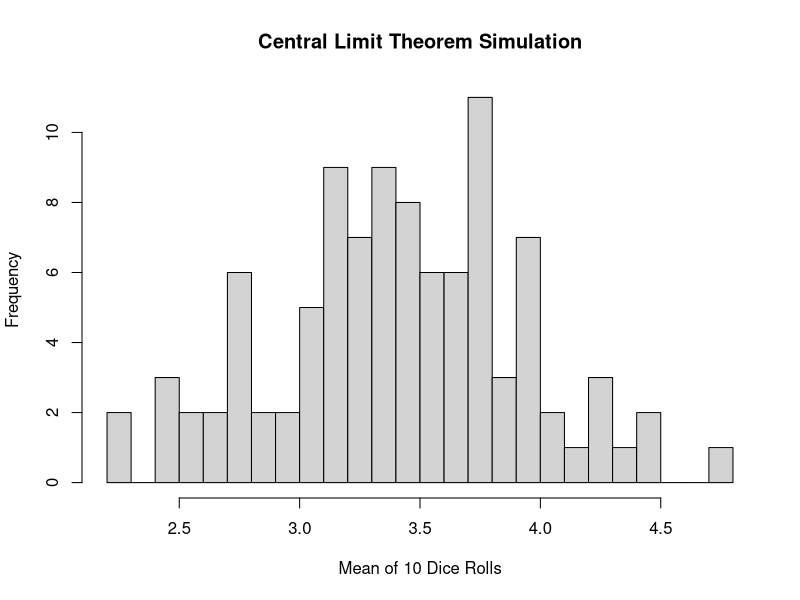

R code for this plot:
## ---- chunk 1
# simulate means from repeated rolls of 10 dice
num_dice <- 10
dice_rolls <- matrix(sample(1:6, 1000, replace = TRUE), ncol = num_dice)
dice_means <- rowMeans(dice_rolls)

# display the empirical sampling distribution of the dice-roll means
hist(
  dice_means,
  breaks = 20,
  main = "Central Limit Theorem Simulation",
  xlab = "Mean of 10 Dice Rolls",
  ylab = "Frequency"
)
